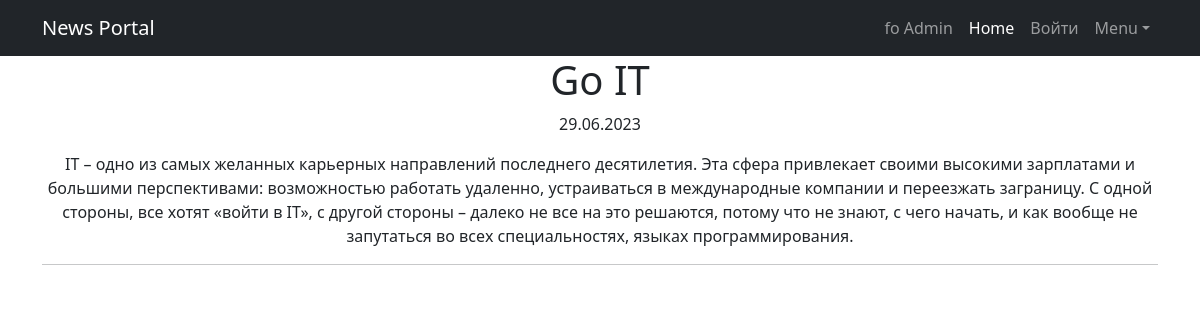
Page /articles/2/ on the committed database.
### news/models.py (models this page shows, shortened)
class Post(models.Model):
    ARTICLE = 'AR'
    NEWS = 'NW'
    CATEGOY_CHOICES = (
        ('AR', 'Статья'),
        ('NW', 'Новость'),
    )
    author = models.ForeignKey(Author, on_delete=models.CASCADE)  # Поле Автор
    type = models.CharField(max_length=2, choices=CATEGOY_CHOICES, default=ARTICLE)  # Поле выбора новость / статья
    creationDate = models.DateTimeField(auto_now_add=True)  # Авто добавление даты создания
    postCategory = models.ManyToManyField(Category, through='PostCategory')
    title = models.CharField(max_length=128)
    content = models.TextField()
    rating = models.SmallIntegerField(default=0)

### news/views.py (the view)
# urls.py: path('articles/<int:post_id>/', views.article_detail, name='article_detail'),  # URL-шаблон для статьи
def article_detail(request, post_id):
    post = get_object_or_404(Post, pk=post_id)
    return render(request, 'news/article_detail.html', {'post': post})

### news/templates/news/article_detail.html (shortened to what this page needs)
{% extends 'flatpages/default.html' %}
{% load cenzura %}
{% block content %}
    <h1>{{ post.title|censor }}</h1>
    <p>{{ post.creationDate|date:"d.m.Y" }}</p>
    <p>{{ post.content|censor }}</p>
<hr />
{% endblock %}

### rows in the picture
Post: title|censor "Go IT", creationDate "29.06.2023", content|censor "IT – одно из самых желанных карьерных направлений последнего десятилетия. Эта сфера привлекает своими высокими зарплатами и большими перспективами: возможностью работать удаленно, устраиваться в международные компании и переезжать заграницу. С одной стороны, все хотят «войти в IT», с другой стороны – далеко не все на это решаются, потому что не знают, с чего начать, и как вообще не запутаться во всех специальностях, языках программирования."
